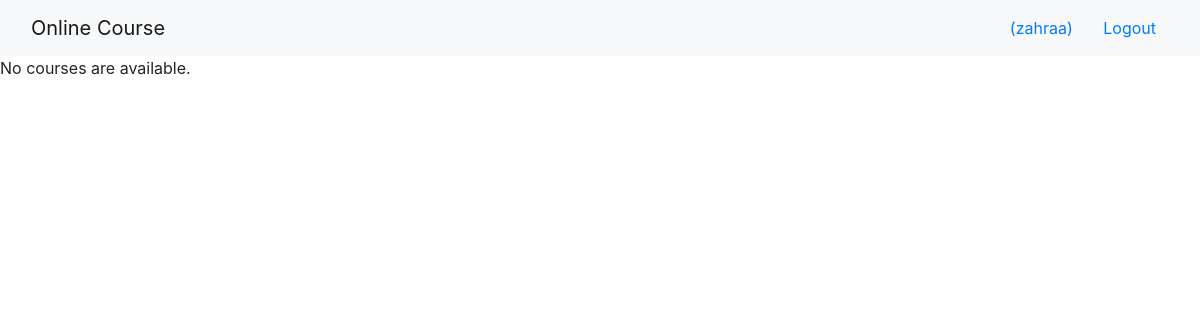
Page /onlinecourse/ (signed in) on the earlier database version.
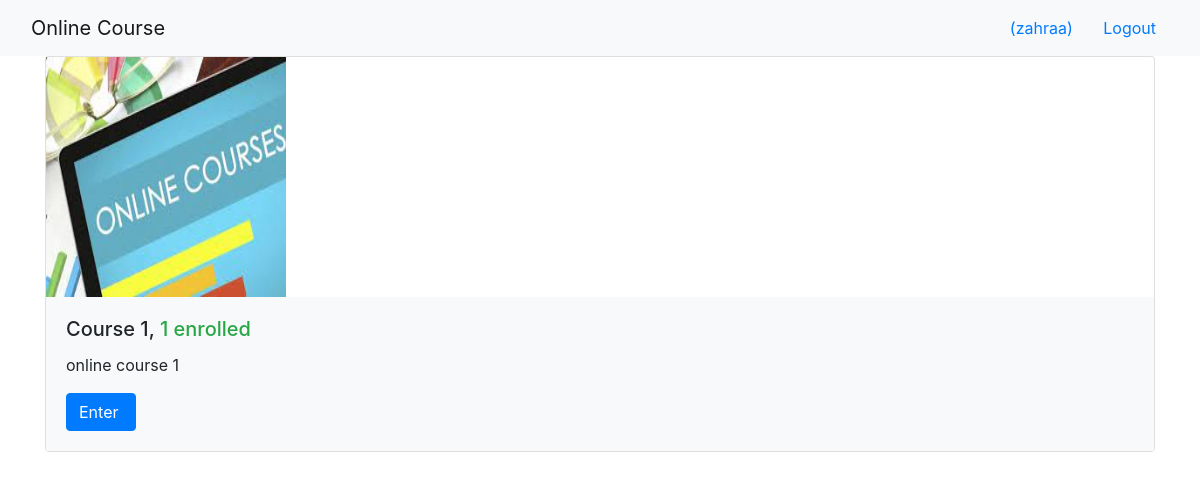
Same page on the later database version.
### onlinecourse/models.py (models this page shows, shortened)
class Course(models.Model):
    name = models.CharField(null=False, max_length=30, default='online course')
    image = models.ImageField(upload_to='course_images/')
    description = models.CharField(max_length=1000)
    pub_date = models.DateField(null=True)
    instructors = models.ManyToManyField(Instructor)
    users = models.ManyToManyField(settings.AUTH_USER_MODEL, through='Enrollment')
    total_enrollment = models.IntegerField(default=0)
    is_enrolled = False

### onlinecourse/views.py (the view)
class CourseListView(generic.ListView):
    template_name = 'onlinecourse/course_list_bootstrap.html'
    context_object_name = 'course_list'
    def get_queryset(self):
        user = self.request.user
        courses = Course.objects.order_by('-total_enrollment')[:10]
        for course in courses:
            if user.is_authenticated:
                course.is_enrolled = check_if_enrolled(user, course)
        return courses

### onlinecourse/views.py (called while the page is built)
def check_if_enrolled(user, course):
    is_enrolled = False
    if user.id is not None:
        num_results = Enrollment.objects.filter(user=user, course=course).count()
        if num_results > 0:
            is_enrolled = True
    return is_enrolled

### onlinecourse/templates/onlinecourse/course_list_bootstrap.html (shortened to what this page needs)
<!DOCTYPE html>
<html lang="en">
<head>
    {% load static %}
    <link rel="stylesheet" href="https://maxcdn.bootstrapcdn.com/bootstrap/4.5.2/css/bootstrap.min.css">
</head>
<body>
    <nav class="navbar navbar-light bg-light">
        <div class="container-fluid">
            <div class="navbar-header">
                  <a class="navbar-brand" href="#">Online Course</a>
            </div>
            <ul class="nav navbar-nav navbar-right">
                {% if user.is_authenticated %}
                <li>
                    <a class="btn btn-link" href="#">{{ user.first_name }}({{ user.username }})</a>
                    <a class="btn btn-link" href="{% url 'onlinecourse:logout' %}">Logout</a>
                </li>
                {% endif %}
            </ul>
        </div>
    </nav>
    {% if course_list %}
        <div class="container">
            <div class="card-deck">
                {% for course in course_list %}
                         <div class="card" style="width: 36rem;">
                          <img class="card-img-left" src="{{MEDIA_URL}}/{{ course.image }}" width="240px" height="240px"
                               alt="Course image">
                          <div class="card-body bg-light">
                              <h5 class="card-title">{{ course.name }}, <span class="text-success">
                                  {{ course.total_enrollment}} enrolled</span></h5>
                            <p class="card-text">{{ course.description}}</p>
                            <form action="{% url 'onlinecourse:enroll' course.id %}" method="post">
                                  <input class="btn btn-primary"  type="submit"
                                         value="{% if course.is_enrolled %}Enter{% else %}Enroll{% endif %} ">
                            </form>
                          </div>
                        </div>
                {% endfor %}
            </div>
        </div>
    {% else %}
        <p>No courses are available.</p>
    {% endif %}
</body>
</html>

Differences in the rows shown:
added Course: image (picture), name "Course 1", total_enrollment "1", description "online course 1", is_enrolled "Enter"
Other differences:
text no longer shown: "No courses are available."
